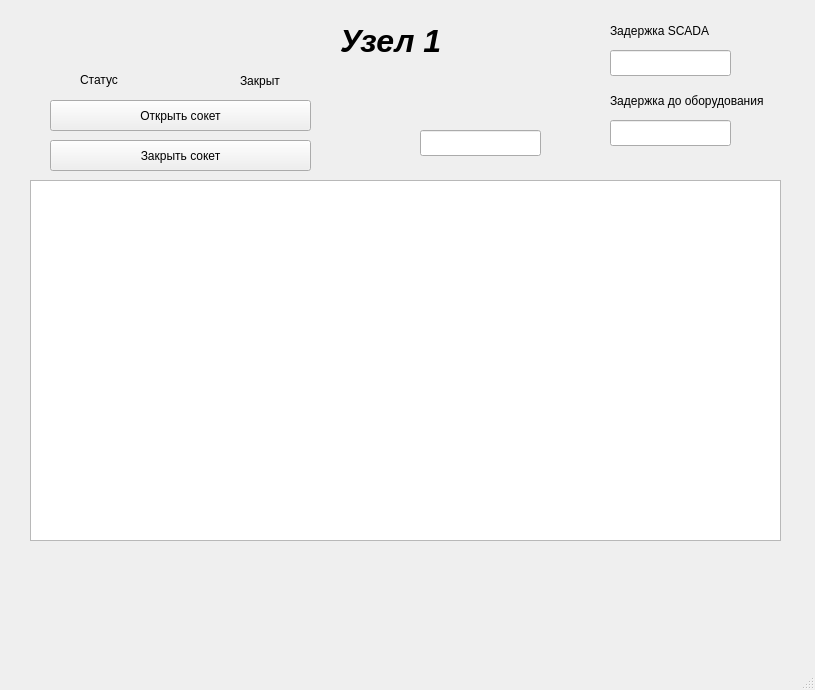
<?xml version="1.0" encoding="UTF-8"?>
<ui version="4.0">
 <class>MainWindow</class>
 <widget class="QMainWindow" name="MainWindow">
  <property name="geometry">
   <rect>
    <x>0</x>
    <y>0</y>
    <width>815</width>
    <height>690</height>
   </rect>
  </property>
  <property name="windowTitle">
   <string>MainWindow</string>
  </property>
  <widget class="QWidget" name="centralwidget">
   <widget class="QPlainTextEdit" name="pTE_port1Recieved">
    <property name="geometry">
     <rect>
      <x>30</x>
      <y>180</y>
      <width>751</width>
      <height>361</height>
     </rect>
    </property>
   </widget>
   <widget class="QPushButton" name="pB_port1Close">
    <property name="geometry">
     <rect>
      <x>50</x>
      <y>140</y>
      <width>261</width>
      <height>31</height>
     </rect>
    </property>
    <property name="text">
     <string>Закрыть сокет</string>
    </property>
   </widget>
   <widget class="QLabel" name="label_2">
    <property name="geometry">
     <rect>
      <x>610</x>
      <y>90</y>
      <width>201</width>
      <height>21</height>
     </rect>
    </property>
    <property name="text">
     <string>Задержка до оборудования</string>
    </property>
   </widget>
   <widget class="QLabel" name="lb_port1Status">
    <property name="geometry">
     <rect>
      <x>240</x>
      <y>70</y>
      <width>61</width>
      <height>21</height>
     </rect>
    </property>
    <property name="text">
     <string>Закрыт</string>
    </property>
   </widget>
   <widget class="QLabel" name="label_12">
    <property name="geometry">
     <rect>
      <x>340</x>
      <y>20</y>
      <width>141</width>
      <height>41</height>
     </rect>
    </property>
    <property name="font">
     <font>
      <pointsize>24</pointsize>
      <italic>true</italic>
      <bold>true</bold>
     </font>
    </property>
    <property name="text">
     <string>Узел 1</string>
    </property>
   </widget>
   <widget class="QPushButton" name="pB_port1Open">
    <property name="geometry">
     <rect>
      <x>50</x>
      <y>100</y>
      <width>261</width>
      <height>31</height>
     </rect>
    </property>
    <property name="text">
     <string>Открыть сокет</string>
    </property>
   </widget>
   <widget class="QLabel" name="label_5">
    <property name="geometry">
     <rect>
      <x>80</x>
      <y>70</y>
      <width>63</width>
      <height>20</height>
     </rect>
    </property>
    <property name="text">
     <string>Статус</string>
    </property>
   </widget>
   <widget class="QLabel" name="label">
    <property name="geometry">
     <rect>
      <x>610</x>
      <y>20</y>
      <width>151</width>
      <height>21</height>
     </rect>
    </property>
    <property name="text">
     <string>Задержка SCADA</string>
    </property>
   </widget>
   <widget class="QLineEdit" name="Delay">
    <property name="geometry">
     <rect>
      <x>610</x>
      <y>50</y>
      <width>121</width>
      <height>26</height>
     </rect>
    </property>
   </widget>
   <widget class="QLineEdit" name="status_port">
    <property name="geometry">
     <rect>
      <x>420</x>
      <y>130</y>
      <width>121</width>
      <height>26</height>
     </rect>
    </property>
   </widget>
   <widget class="QLineEdit" name="Delay_2">
    <property name="geometry">
     <rect>
      <x>610</x>
      <y>120</y>
      <width>121</width>
      <height>26</height>
     </rect>
    </property>
   </widget>
  </widget>
  <widget class="QMenuBar" name="menubar">
   <property name="geometry">
    <rect>
     <x>0</x>
     <y>0</y>
     <width>815</width>
     <height>26</height>
    </rect>
   </property>
  </widget>
  <widget class="QStatusBar" name="statusbar"/>
 </widget>
 <resources/>
 <connections/>
</ui>
